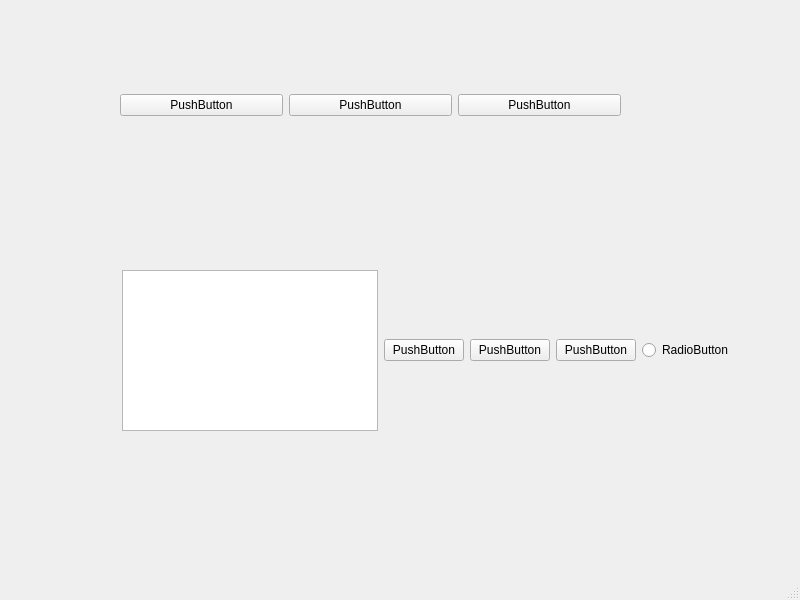
<?xml version="1.0" encoding="UTF-8"?>
<ui version="4.0">
 <class>MainWindow</class>
 <widget class="QMainWindow" name="MainWindow">
  <property name="geometry">
   <rect>
    <x>0</x>
    <y>0</y>
    <width>800</width>
    <height>600</height>
   </rect>
  </property>
  <property name="windowTitle">
   <string>MainWindow</string>
  </property>
  <widget class="QWidget" name="centralwidget">
   <widget class="QWidget" name="horizontalLayoutWidget">
    <property name="geometry">
     <rect>
      <x>122</x>
      <y>270</y>
      <width>611</width>
      <height>161</height>
     </rect>
    </property>
    <layout class="QHBoxLayout" name="horizontalLayout_2">
     <item>
      <widget class="QListView" name="listView"/>
     </item>
     <item>
      <widget class="QPushButton" name="pushButton_6">
       <property name="text">
        <string>PushButton</string>
       </property>
      </widget>
     </item>
     <item>
      <widget class="QPushButton" name="pushButton_5">
       <property name="text">
        <string>PushButton</string>
       </property>
      </widget>
     </item>
     <item>
      <widget class="QPushButton" name="pushButton_4">
       <property name="text">
        <string>PushButton</string>
       </property>
      </widget>
     </item>
     <item>
      <widget class="QRadioButton" name="radioButton">
       <property name="text">
        <string>RadioButton</string>
       </property>
      </widget>
     </item>
    </layout>
   </widget>
   <widget class="QWidget" name="">
    <property name="geometry">
     <rect>
      <x>120</x>
      <y>60</y>
      <width>501</width>
      <height>91</height>
     </rect>
    </property>
    <layout class="QHBoxLayout" name="horizontalLayout">
     <item>
      <widget class="QPushButton" name="pushButton">
       <property name="text">
        <string>PushButton</string>
       </property>
      </widget>
     </item>
     <item>
      <widget class="QPushButton" name="pushButton_2">
       <property name="text">
        <string>PushButton</string>
       </property>
      </widget>
     </item>
     <item>
      <widget class="QPushButton" name="pushButton_3">
       <property name="text">
        <string>PushButton</string>
       </property>
      </widget>
     </item>
    </layout>
   </widget>
  </widget>
  <widget class="QMenuBar" name="menubar">
   <property name="geometry">
    <rect>
     <x>0</x>
     <y>0</y>
     <width>800</width>
     <height>26</height>
    </rect>
   </property>
  </widget>
  <widget class="QStatusBar" name="statusbar"/>
 </widget>
 <resources/>
 <connections/>
</ui>
